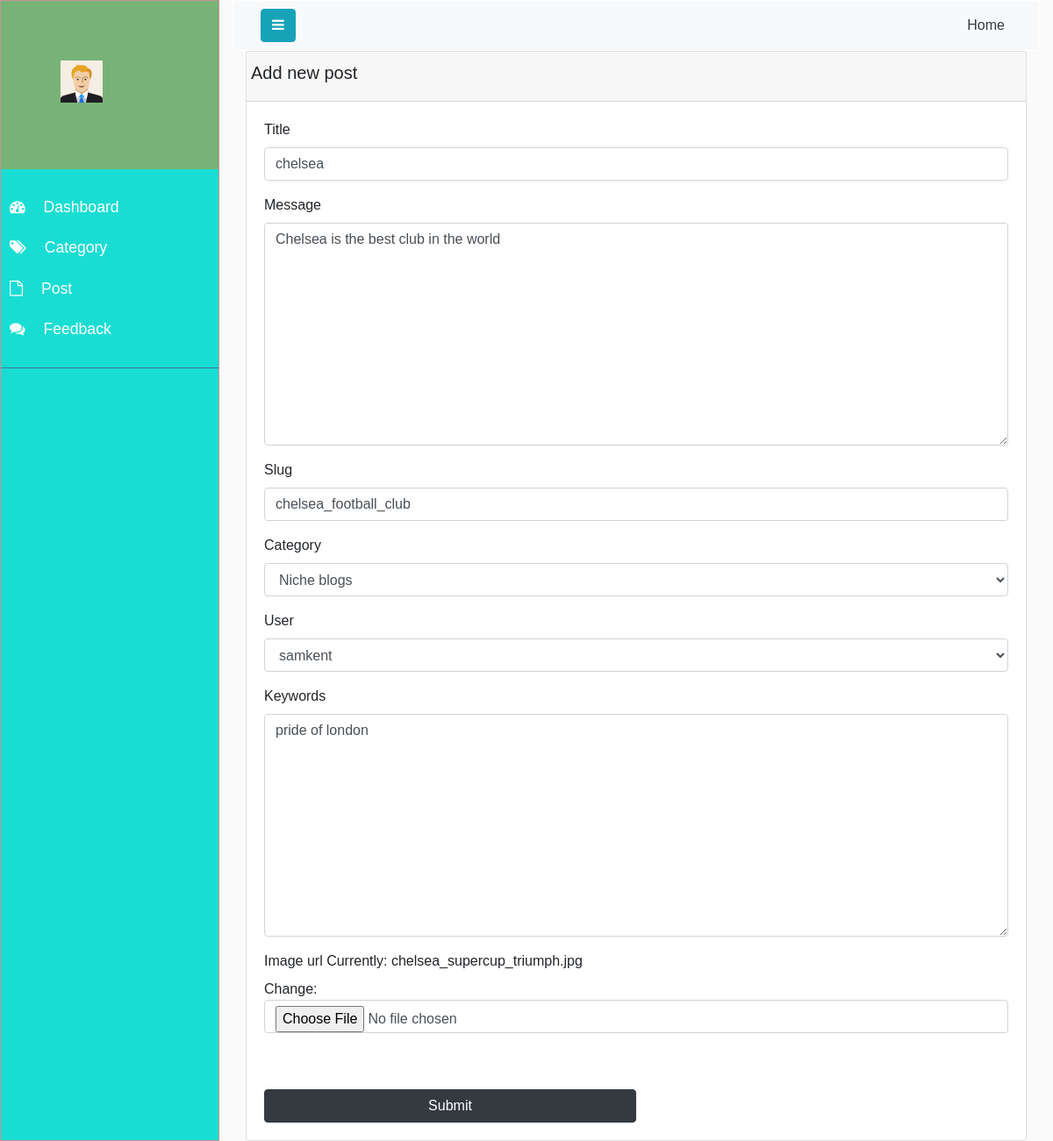
Page /staff/update/post/3 on the committed database.
### blog/models.py (models this page shows, shortened)
class Post(models.Model):
    title =models.CharField(max_length=100)
    message= models.TextField()
    likes=models.IntegerField(default=0, blank=True)
    Dislike=models.IntegerField(default=0, blank=True)
    slug =models.SlugField(max_length=200)
    category= models.ForeignKey('Category', on_delete=models.CASCADE, blank=False, null=False)
    image_url =models.ImageField(max_length=255)
    views =models.IntegerField(default=0, blank=True)
    keywords =models.TextField(max_length=50)
    user =models.ForeignKey(User, on_delete=models.CASCADE, blank=False, null=False)
    created_at = models.DateTimeField(auto_now_add=True)
    updated_at =models.DateTimeField(auto_now=True)

### blog/views.py (the view)
# urls.py: path('update/post/<pk>', PostUpdateView.as_view(), name="update_post"),
class PostUpdateView(UpdateView):
    model = Post
    template_name ="blog/admin/post-form.html"
    fields = 'title','message','slug','category','user','keywords','image_url'
    success_url = '/staff/posts'

### blog/models.py (called while the page is built)
    def __str__(self):
        return self.name

### blog/Templates/blog/admin/post-form.html (shortened to what this page needs)
{% extends 'blog/admin/layouts/admin-base.html'%}
{% load widget_tweaks %}
{% load static %}
{% block 'content'%}
<div class="container">
    <div class="row">
        <div class="col-lg-12">
            <div class="card">
                <div class="card-header">
                    <div class="row">
                        <h5>Add new post</h5>
                    </div>
                </div>
                <div class="card-body">
                  <form method="POST" enctype="multipart/form-data">
                    {% for field in form.visible_fields %}
                    <div class="form-group">
                        <label for="{{ field.id_for_label }}">{{ field.label }}</label>
                        {{ field|add_class:'form-control' }}
                    </div>
                    {% endfor %}
                    <button type="submit" class="btn btn-dark w-50 mt-5">
                        Submit
                     </button>
                  </form>
                </div>
            </div>
        </div>
    </div>
</div>
{% endblock %}

### blog/static/css/admin-style.css (style rules this page uses)
body { font-family: 'Poppins', sans-serif; background: #fafafa; }
a, a:hover, a:focus { color: inherit; text-decoration: none; transition: all 0.3s; }

### rows in the picture
Post: visible_fields "chelsea" "Chelsea is the best club in the world" "chelsea_football_club" "Niche blogs" "samkent" "pride of london"

### other values in the picture
{{ field.label }} "Title" "Message" "Slug" "Category" "User" "Keywords" "Image url"
